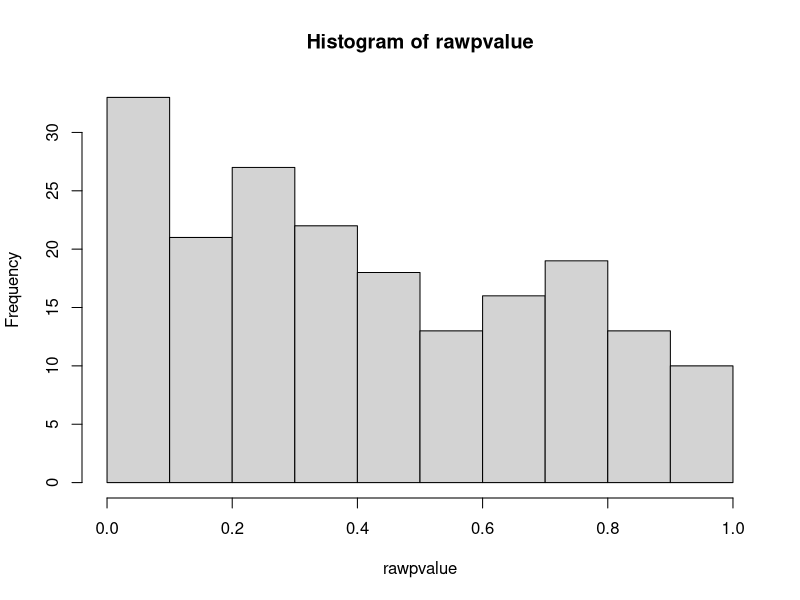
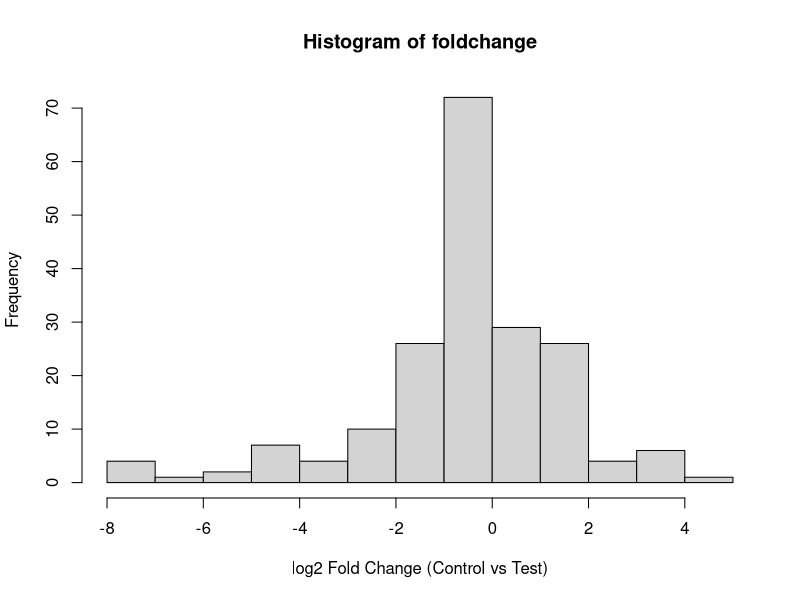
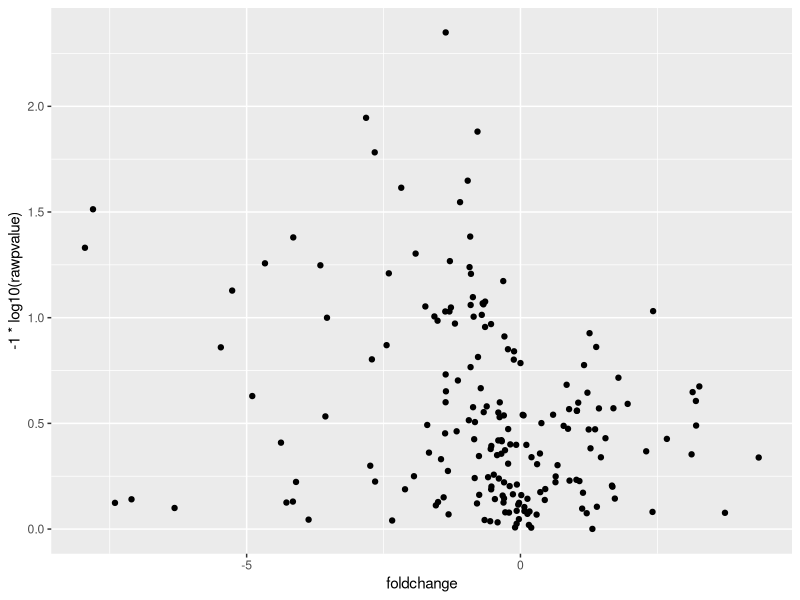
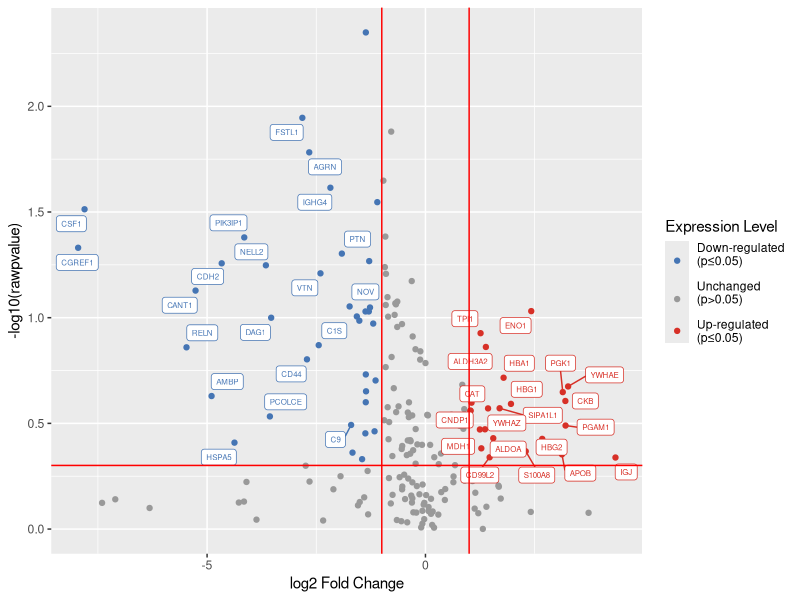

Write R code to recreate these figures, in order.
BASICS_filtered <- read.csv('BASICS_hithru_filt_comb_no_outliers.csv')
library(tidyverse)
library(ggrepel)

dimnames(BASICS_filtered)[[1]] <- BASICS_filtered[,2]
BASICS_filtered <- BASICS_filtered[,-c(1,2)]
BASICS_filtered <- BASICS_filtered +1

# Use the t-test function to calculate the difference between poor and good outcome.

colnames(BASICS_filtered)

t.test(BASICS_filtered[1,1:8], BASICS_filtered[1,9:26])

y <- t.test(BASICS_filtered[2,1:8], BASICS_filtered[2, 9:26])

dim(BASICS_filtered)

ttestBASICS_filtered <- function(df, grp1, grp2) {
  x <- df[grp1]
  y <- df[grp2]
  x <- as.numeric(x)
  y <- as.numeric(y)
  results <- t.test(x, y)
  results$p.value
}
rawpvalue <- apply(BASICS_filtered, 1, ttestBASICS_filtered, grp1 <- c(1:8), grp2 <- c(9:26))

# Plot a histogram of the p-values.

hist(rawpvalue)


# Log2 the data, calculate the mean for each gene per group. Then calculate the fold change between the groups.

##transform data into log2 base.
BASICS_filtered <- log2(BASICS_filtered)

#calculate the mean of each gene per control group
control <- apply(BASICS_filtered[,9:26], 1, mean)

#calculate the mean of each gene per test group
test <- apply(BASICS_filtered[, 1:8], 1, mean)

#confirming that we have a vector of numbers
class(control)
## [1] "numeric"
#confirming we have a vector of numbers
class(test)
## [1] "numeric"
#because our data is already log2 transformed, we can take the difference between the means.  And this is our log2 Fold Change or log2 ratio <-<- log2(control / test)
foldchange <- test - control
# Plot a histogram of the fold change values.

hist(foldchange, xlab = "log2 Fold Change (Control vs Test)")


# Transform the p-value (-1*log(p-value)) and create a volcano plot using ggplot2.

results <- cbind(foldchange, rawpvalue)
results <- as.data.frame(results)
results$probename = rownames(results)

library(ggplot2)
volcano <- ggplot(data = results, aes(x = foldchange, y = -1*log10(rawpvalue)))
volcano + geom_point()


# add a column of NAs
results$diffexpressed = "NO"
# if logFC > 1 and pvalue < 0.05, set as "UP"
results$diffexpressed[results$foldchange > 1 & results$rawpvalue < 0.5] = "UP"
# if logFC < 1 and pvalue < 0.05, set as "DOWN"
results$diffexpressed[results$foldchange < -1 & results$rawpvalue < 0.5] = "DOWN"
results$label <- NA
results$label[results$diffexpressed != "NO"] <- results$probename[results$diffexpressed != "NO"]

write.csv(results, 'BASICS_mod_filtered_univariate_results.csv')

top <- 20
top_genes = bind_rows(
  results %>%
    filter(diffexpressed == 'UP') %>%
    arrange(desc(foldchange), desc(abs(rawpvalue))) %>%
    head(top),
  results %>%
    filter(diffexpressed == 'DOWN') %>%
    arrange(foldchange, desc(abs(rawpvalue))) %>%
    head(top))

ggplot(data=results, aes(x=foldchange, y=-log10(rawpvalue), col=diffexpressed, label=label))+
  geom_point() +
  scale_color_manual(values = c("#4575B4", "grey60", "#D73027"), name = "Expression Level",
                     labels = c("Down-regulated\n(p\u22640.05)\n", "Unchanged\n(p>0.05)\n", "Up-regulated\n(p\u22640.05)"))+
  geom_label_repel(data = top_genes,
                   mapping = aes(x=foldchange, y= -log10(rawpvalue), label = probename),
                   size = 2, show.legend = "none", max.overlaps = 100)+
  geom_vline(xintercept=c(-1, 1), col="red") +
  geom_hline(yintercept=-log10(0.5), col="red")+
  xlab("log2 Fold Change")

results %>% count(diffexpressed)
results %>% count()


